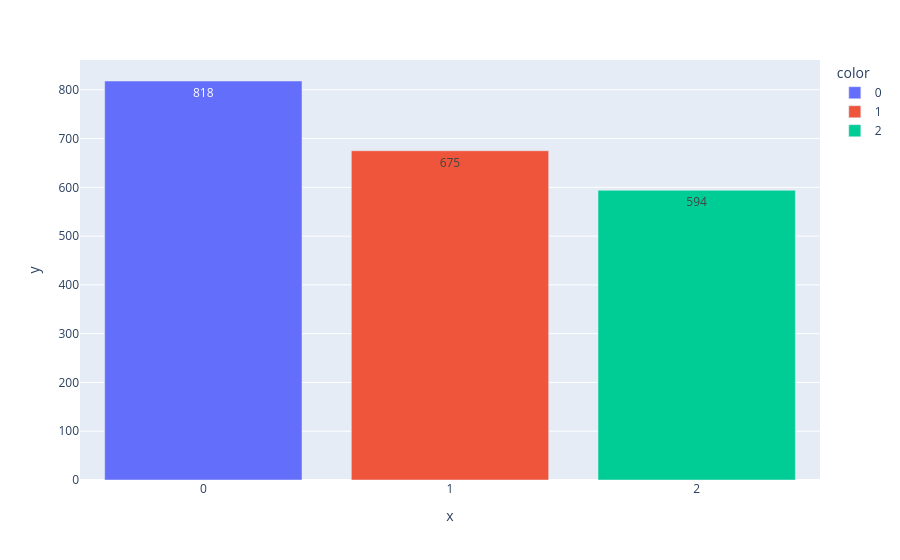

The code cell stored with this chart in its notebook:
### Code cell
# Diagramme en barre des nombres d'observations
bar_plot(val1)

### Figure 1 — Plotly figure (JSON) as saved in the notebook; plotly's stock layout.template omitted (floating-point values rounded to 4 significant figures)
{"data": [{"hovertemplate": "color=0<br>x=%{x}<br>y=%{y}<extra></extra>", "legendgroup": "0", "marker": {"color": "#636efa", "pattern": {"shape": ""}}, "name": "0", "orientation": "v", "showlegend": true, "textposition": "auto", "texttemplate": "%{y}", "type": "bar", "x": ["0"], "xaxis": "x", "y": [818], "yaxis": "y"}, {"hovertemplate": "color=1<br>x=%{x}<br>y=%{y}<extra></extra>", "legendgroup": "1", "marker": {"color": "#EF553B", "pattern": {"shape": ""}}, "name": "1", "orientation": "v", "showlegend": true, "textposition": "auto", "texttemplate": "%{y}", "type": "bar", "x": ["1"], "xaxis": "x", "y": [675], "yaxis": "y"}, {"hovertemplate": "color=2<br>x=%{x}<br>y=%{y}<extra></extra>", "legendgroup": "2", "marker": {"color": "#00cc96", "pattern": {"shape": ""}}, "name": "2", "orientation": "v", "showlegend": true, "textposition": "auto", "texttemplate": "%{y}", "type": "bar", "x": ["2"], "xaxis": "x", "y": [594], "yaxis": "y"}], "layout": {"barmode": "relative", "legend": {"title": {"text": "color"}, "tracegroupgap": 0}, "margin": {"t": 60}, "xaxis": {"anchor": "y", "domain": [0, 1], "title": {"text": "x"}}, "yaxis": {"anchor": "x", "domain": [0, 1], "title": {"text": "y"}}}}
